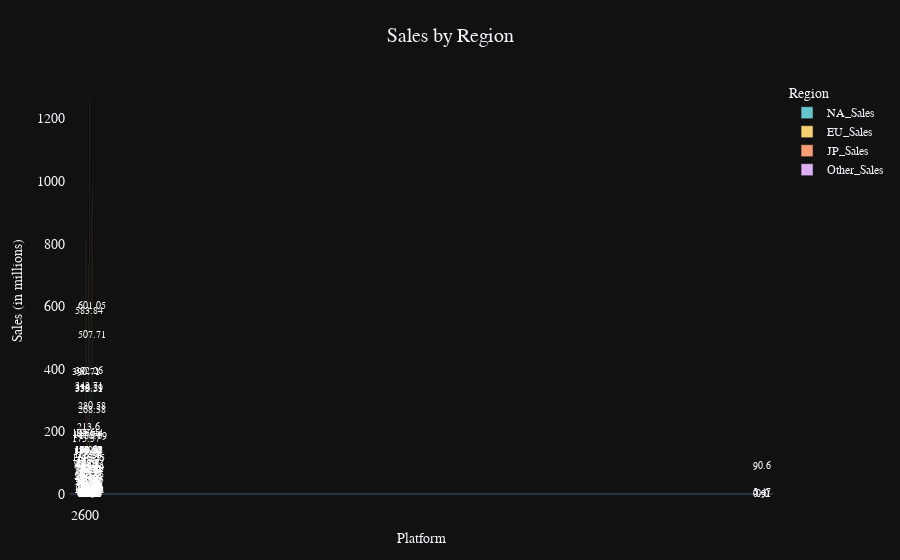

The code cell stored with this chart in its notebook:
### Code cell
# Group the data by platform and calculate the total sales by region
platform_sales = df.groupby(["Platform"])[["NA_Sales", "EU_Sales", "JP_Sales", "Other_Sales"]].sum()
platform_sales = platform_sales.reset_index()

# Create the bar chart
fig = px.bar(platform_sales, x="Platform", y=["NA_Sales", "EU_Sales", "JP_Sales", "Other_Sales"],
             color_discrete_sequence=px.colors.qualitative.Pastel,
             labels={"NA_Sales": "North America", "EU_Sales": "Europe", "JP_Sales": "Japan", "Other_Sales": "Other"},
             title="Sales by Region",
             template="plotly_dark")

# Set the font style
fig.update_layout(font_family='monospace')

# Add annotations to the bars
for trace in fig.data:
    for i in range(len(trace.y)):
        fig.add_annotation(x=trace.x[i], y=trace.y[i], text=round(trace.y[i], 2),
                           showarrow=False, font=dict(size=10, color='white'))

# Customize the layout
fig.update_layout(
    xaxis=dict(title='Platform', showgrid=False, tickfont=dict(size=14)),
    yaxis=dict(title='Sales (in millions)', showgrid=False, tickfont=dict(size=14)),
    legend=dict(title='Region', font=dict(size=12)),
    title=dict(font=dict(size=20), x=0.5, y=0.95),
    plot_bgcolor='rgba(0,0,0,0)',
    margin=dict(l=50, r=50, b=50, t=80, pad=4))

# Show the plot
fig.show()

### Figure 1 — Plotly figure (JSON) as saved in the notebook; plotly's stock layout.template omitted (floating-point values rounded to 4 significant figures)
{"data": [{"alignmentgroup": "True", "hovertemplate": "variable=NA_Sales<br>Platform=%{x}<br>value=%{y}<extra></extra>", "legendgroup": "NA_Sales", "marker": {"color": "rgb(102, 197, 204)", "pattern": {"shape": ""}}, "name": "NA_Sales", "offsetgroup": "NA_Sales", "orientation": "v", "showlegend": true, "textposition": "auto", "type": "bar", "x": ["2600", "3DO", "3DS", "DC", "DS", "GB", "GBA", "GC", "GEN", "GG", "N64", "NES", "NG", "PC", "PCFX", "PS", "PS2", "PS3", "PS4", "PSP", "PSV", "SAT", "SCD", "SNES", "TG16", "WS", "Wii", "WiiU", "X360", "XB", "XOne"], "xaxis": "x", "y": [90.6, 0, 78.87, 5.43, 390.7, 114.3, 187.5, 133.5, 19.27, 0, 139.0, 125.9, 0, 93.28, 0, 336.5, 583.8, 392.3, 96.8, 109.0, 16.2, 0.72, 1, 61.23, 0, 0, 507.7, 38.32, 601.0, 186.7, 83.19], "yaxis": "y"}, {"alignmentgroup": "True", "hovertemplate": "variable=EU_Sales<br>Platform=%{x}<br>value=%{y}<extra></extra>", "legendgroup": "EU_Sales", "marker": {"color": "rgb(246, 207, 113)", "pattern": {"shape": ""}}, "name": "EU_Sales", "offsetgroup": "EU_Sales", "orientation": "v", "showlegend": true, "textposition": "auto", "type": "bar", "x": ["2600", "3DO", "3DS", "DC", "DS", "GB", "GBA", "GC", "GEN", "GG", "N64", "NES", "NG", "PC", "PCFX", "PS", "PS2", "PS3", "PS4", "PSP", "PSV", "SAT", "SCD", "SNES", "TG16", "WS", "Wii", "WiiU", "X360", "XB", "XOne"], "xaxis": "x", "y": [5.47, 0, 58.52, 1.69, 194.7, 47.82, 75.25, 38.71, 5.52, 0, 41.06, 21.15, 0, 139.7, 0, 213.6, 339.3, 343.7, 123.7, 68.25, 16.33, 0.54, 0.36, 19.04, 0, 0, 268.4, 24.23, 280.6, 60.95, 45.65], "yaxis": "y"}, {"alignmentgroup": "True", "hovertemplate": "variable=JP_Sales<br>Platform=%{x}<br>value=%{y}<extra></extra>", "legendgroup": "JP_Sales", "marker": {"color": "rgb(248, 156, 116)", "pattern": {"shape": ""}}, "name": "JP_Sales", "offsetgroup": "JP_Sales", "orientation": "v", "showlegend": true, "textposition": "auto", "type": "bar", "x": ["2600", "3DO", "3DS", "DC", "DS", "GB", "GBA", "GC", "GEN", "GG", "N64", "NES", "NG", "PC", "PCFX", "PS", "PS2", "PS3", "PS4", "PSP", "PSV", "SAT", "SCD", "SNES", "TG16", "WS", "Wii", "WiiU", "X360", "XB", "XOne"], "xaxis": "x", "y": [0, 0.1, 97.35, 8.56, 175.6, 85.12, 47.33, 21.58, 2.67, 0.04, 34.22, 98.65, 1.44, 0.17, 0.03, 139.8, 139.2, 79.99, 14.3, 76.79, 20.96, 32.26, 0.45, 116.5, 0.16, 1.42, 69.35, 12.79, 12.43, 1.38, 0.34], "yaxis": "y"}, {"alignmentgroup": "True", "hovertemplate": "variable=Other_Sales<br>Platform=%{x}<br>value=%{y}<extra></extra>", "legendgroup": "Other_Sales", "marker": {"color": "rgb(220, 176, 242)", "pattern": {"shape": ""}}, "name": "Other_Sales", "offsetgroup": "Other_Sales", "orientation": "v", "showlegend": true, "textposition": "auto", "type": "bar", "x": ["2600", "3DO", "3DS", "DC", "DS", "GB", "GBA", "GC", "GEN", "GG", "N64", "NES", "NG", "PC", "PCFX", "PS", "PS2", "PS3", "PS4", "PSP", "PSV", "SAT", "SCD", "SNES", "TG16", "WS", "Wii", "WiiU", "X360", "XB", "XOne"], "xaxis": "x", "y": [0.91, 0, 12.63, 0.27, 60.53, 8.2, 7.73, 5.18, 0.89, 0, 4.38, 5.31, 0, 24.86, 0, 40.91, 193.4, 141.9, 43.36, 42.19, 8.45, 0.07, 0.05, 3.22, 0, 0, 80.61, 6.45, 85.54, 8.72, 11.92], "yaxis": "y"}], "layout": {"annotations": [{"font": {"color": "white", "size": 10}, "showarrow": false, "text": "90.6", "x": "2600", "y": 90.6}, {"font": {"color": "white", "size": 10}, "showarrow": false, "text": "0.0", "x": "3DO", "y": 0}, {"font": {"color": "white", "size": 10}, "showarrow": false, "text": "78.87", "x": "3DS", "y": 78.87}, {"font": {"color": "white", "size": 10}, "showarrow": false, "text": "5.43", "x": "DC", "y": 5.43}, {"font": {"color": "white", "size": 10}, "showarrow": false, "text": "390.71", "x": "DS", "y": 390.7}, {"font": {"color": "white", "size": 10}, "showarrow": false, "text": "114.32", "x": "GB", "y": 114.3}, {"font": {"color": "white", "size": 10}, "showarrow": false, "text": "187.54", "x": "GBA", "y": 187.5}, {"font": {"color": "white", "size": 10}, "showarrow": false, "text": "133.46", "x": "GC", "y": 133.5}, {"font": {"color": "white", "size": 10}, "showarrow": false, "text": "19.27", "x": "GEN", "y": 19.27}, {"font": {"color": "white", "size": 10}, "showarrow": false, "text": "0.0", "x": "GG", "y": 0}, {"font": {"color": "white", "size": 10}, "showarrow": false, "text": "139.02", "x": "N64", "y": 139.0}, {"font": {"color": "white", "size": 10}, "showarrow": false, "text": "125.94", "x": "NES", "y": 125.9}, {"font": {"color": "white", "size": 10}, "showarrow": false, "text": "0.0", "x": "NG", "y": 0}, {"font": {"color": "white", "size": 10}, "showarrow": false, "text": "93.28", "x": "PC", "y": 93.28}, {"font": {"color": "white", "size": 10}, "showarrow": false, "text": "0.0", "x": "PCFX", "y": 0}, {"font": {"color": "white", "size": 10}, "showarrow": false, "text": "336.51", "x": "PS", "y": 336.5}, {"font": {"color": "white", "size": 10}, "showarrow": false, "text": "583.84", "x": "PS2", "y": 583.8}, {"font": {"color": "white", "size": 10}, "showarrow": false, "text": "392.26", "x": "PS3", "y": 392.3}, {"font": {"color": "white", "size": 10}, "showarrow": false, "text": "96.8", "x": "PS4", "y": 96.8}, {"font": {"color": "white", "size": 10}, "showarrow": false, "text": "108.99", "x": "PSP", "y": 109.0}, {"font": {"color": "white", "size": 10}, "showarrow": false, "text": "16.2", "x": "PSV", "y": 16.2}, {"font": {"color": "white", "size": 10}, "showarrow": false, "text": "0.72", "x": "SAT", "y": 0.72}, {"font": {"color": "white", "size": 10}, "showarrow": false, "text": "1.0", "x": "SCD", "y": 1}, {"font": {"color": "white", "size": 10}, "showarrow": false, "text": "61.23", "x": "SNES", "y": 61.23}, {"font": {"color": "white", "size": 10}, "showarrow": false, "text": "0.0", "x": "TG16", "y": 0}, {"font": {"color": "white", "size": 10}, "showarrow": false, "text": "0.0", "x": "WS", "y": 0}, {"font": {"color": "white", "size": 10}, "showarrow": false, "text": "507.71", "x": "Wii", "y": 507.7}, {"font": {"color": "white", "size": 10}, "showarrow": false, "text": "38.32", "x": "WiiU", "y": 38.32}, {"font": {"color": "white", "size": 10}, "showarrow": false, "text": "601.05", "x": "X360", "y": 601.0}, {"font": {"color": "white", "size": 10}, "showarrow": false, "text": "186.69", "x": "XB", "y": 186.7}, {"font": {"color": "white", "size": 10}, "showarrow": false, "text": "83.19", "x": "XOne", "y": 83.19}, {"font": {"color": "white", "size": 10}, "showarrow": false, "text": "5.47", "x": "2600", "y": 5.47}, {"font": {"color": "white", "size": 10}, "showarrow": false, "text": "0.0", "x": "3DO", "y": 0}, {"font": {"color": "white", "size": 10}, "showarrow": false, "text": "58.52", "x": "3DS", "y": 58.52}, {"font": {"color": "white", "size": 10}, "showarrow": false, "text": "1.69", "x": "DC", "y": 1.69}, {"font": {"color": "white", "size": 10}, "showarrow": false, "text": "194.65", "x": "DS", "y": 194.7}, {"font": {"color": "white", "size": 10}, "showarrow": false, "text": "47.82", "x": "GB", "y": 47.82}, {"font": {"color": "white", "size": 10}, "showarrow": false, "text": "75.25", "x": "GBA", "y": 75.25}, {"font": {"color": "white", "size": 10}, "showarrow": false, "text": "38.71", "x": "GC", "y": 38.71}, {"font": {"color": "white", "size": 10}, "showarrow": false, "text": "5.52", "x": "GEN", "y": 5.52}, {"font": {"color": "white", "size": 10}, "showarrow": false, "text": "0.0", "x": "GG", "y": 0}, {"font": {"color": "white", "size": 10}, "showarrow": false, "text": "41.06", "x": "N64", "y": 41.06}, {"font": {"color": "white", "size": 10}, "showarrow": false, "text": "21.15", "x": "NES", "y": 21.15}, {"font": {"color": "white", "size": 10}, "showarrow": false, "text": "0.0", "x": "NG", "y": 0}, {"font": {"color": "white", "size": 10}, "showarrow": false, "text": "139.68", "x": "PC", "y": 139.7}, {"font": {"color": "white", "size": 10}, "showarrow": false, "text": "0.0", "x": "PCFX", "y": 0}, {"font": {"color": "white", "size": 10}, "showarrow": false, "text": "213.6", "x": "PS", "y": 213.6}, {"font": {"color": "white", "size": 10}, "showarrow": false, "text": "339.29", "x": "PS2", "y": 339.3}, {"font": {"color": "white", "size": 10}, "showarrow": false, "text": "343.71", "x": "PS3", "y": 343.7}, {"font": {"color": "white", "size": 10}, "showarrow": false, "text": "123.7", "x": "PS4", "y": 123.7}, {"font": {"color": "white", "size": 10}, "showarrow": false, "text": "68.25", "x": "PSP", "y": 68.25}, {"font": {"color": "white", "size": 10}, "showarrow": false, "text": "16.33", "x": "PSV", "y": 16.33}, {"font": {"color": "white", "size": 10}, "showarrow": false, "text": "0.54", "x": "SAT", "y": 0.54}, {"font": {"color": "white", "size": 10}, "showarrow": false, "text": "0.36", "x": "SCD", "y": 0.36}, {"font": {"color": "white", "size": 10}, "showarrow": false, "text": "19.04", "x": "SNES", "y": 19.04}, {"font": {"color": "white", "size": 10}, "showarrow": false, "text": "0.0", "x": "TG16", "y": 0}, {"font": {"color": "white", "size": 10}, "showarrow": false, "text": "0.0", "x": "WS", "y": 0}, {"font": {"color": "white", "size": 10}, "showarrow": false, "text": "268.38", "x": "Wii", "y": 268.4}, {"font": {"color": "white", "size": 10}, "showarrow": false, "text": "24.23", "x": "WiiU", "y": 24.23}, {"font": {"color": "white", "size": 10}, "showarrow": false, "text": "280.58", "x": "X360", "y": 280.6}, {"font": {"color": "white", "size": 10}, "showarrow": false, "text": "60.95", "x": "XB", "y": 60.95}, {"font": {"color": "white", "size": 10}, "showarrow": false, "text": "45.65", "x": "XOne", "y": 45.65}, {"font": {"color": "white", "size": 10}, "showarrow": false, "text": "0.0", "x": "2600", "y": 0}, {"font": {"color": "white", "size": 10}, "showarrow": false, "text": "0.1", "x": "3DO", "y": 0.1}, {"font": {"color": "white", "size": 10}, "showarrow": false, "text": "97.35", "x": "3DS", "y": 97.35}, {"font": {"color": "white", "size": 10}, "showarrow": false, "text": "8.56", "x": "DC", "y": 8.56}, {"font": {"color": "white", "size": 10}, "showarrow": false, "text": "175.57", "x": "DS", "y": 175.6}, {"font": {"color": "white", "size": 10}, "showarrow": false, "text": "85.12", "x": "GB", "y": 85.12}, {"font": {"color": "white", "size": 10}, "showarrow": false, "text": "47.33", "x": "GBA", "y": 47.33}, {"font": {"color": "white", "size": 10}, "showarrow": false, "text": "21.58", "x": "GC", "y": 21.58}, {"font": {"color": "white", "size": 10}, "showarrow": false, "text": "2.67", "x": "GEN", "y": 2.67}, {"font": {"color": "white", "size": 10}, "showarrow": false, "text": "0.04", "x": "GG", "y": 0.04}, {"font": {"color": "white", "size": 10}, "showarrow": false, "text": "34.22", "x": "N64", "y": 34.22}, {"font": {"color": "white", "size": 10}, "showarrow": false, "text": "98.65", "x": "NES", "y": 98.65}, {"font": {"color": "white", "size": 10}, "showarrow": false, "text": "1.44", "x": "NG", "y": 1.44}, {"font": {"color": "white", "size": 10}, "showarrow": false, "text": "0.17", "x": "PC", "y": 0.17}, {"font": {"color": "white", "size": 10}, "showarrow": false, "text": "0.03", "x": "PCFX", "y": 0.03}, {"font": {"color": "white", "size": 10}, "showarrow": false, "text": "139.82", "x": "PS", "y": 139.8}, {"font": {"color": "white", "size": 10}, "showarrow": false, "text": "139.2", "x": "PS2", "y": 139.2}, {"font": {"color": "white", "size": 10}, "showarrow": false, "text": "79.99", "x": "PS3", "y": 79.99}, {"font": {"color": "white", "size": 10}, "showarrow": false, "text": "14.3", "x": "PS4", "y": 14.3}, {"font": {"color": "white", "size": 10}, "showarrow": false, "text": "76.79", "x": "PSP", "y": 76.79}, {"font": {"color": "white", "size": 10}, "showarrow": false, "text": "20.96", "x": "PSV", "y": 20.96}, {"font": {"color": "white", "size": 10}, "showarrow": false, "text": "32.26", "x": "SAT", "y": 32.26}, {"font": {"color": "white", "size": 10}, "showarrow": false, "text": "0.45", "x": "SCD", "y": 0.45}, {"font": {"color": "white", "size": 10}, "showarrow": false, "text": "116.55", "x": "SNES", "y": 116.5}, {"font": {"color": "white", "size": 10}, "showarrow": false, "text": "0.16", "x": "TG16", "y": 0.16}, {"font": {"color": "white", "size": 10}, "showarrow": false, "text": "1.42", "x": "WS", "y": 1.42}, {"font": {"color": "white", "size": 10}, "showarrow": false, "text": "69.35", "x": "Wii", "y": 69.35}, {"font": {"color": "white", "size": 10}, "showarrow": false, "text": "12.79", "x": "WiiU", "y": 12.79}, {"font": {"color": "white", "size": 10}, "showarrow": false, "text": "12.43", "x": "X360", "y": 12.43}, {"font": {"color": "white", "size": 10}, "showarrow": false, "text": "1.38", "x": "XB", "y": 1.38}, {"font": {"color": "white", "size": 10}, "showarrow": false, "text": "0.34", "x": "XOne", "y": 0.34}, {"font": {"color": "white", "size": 10}, "showarrow": false, "text": "0.91", "x": "2600", "y": 0.91}, {"font": {"color": "white", "size": 10}, "showarrow": false, "text": "0.0", "x": "3DO", "y": 0}, {"font": {"color": "white", "size": 10}, "showarrow": false, "text": "12.63", "x": "3DS", "y": 12.63}, {"font": {"color": "white", "size": 10}, "showarrow": false, "text": "0.27", "x": "DC", "y": 0.27}, {"font": {"color": "white", "size": 10}, "showarrow": false, "text": "60.53", "x": "DS", "y": 60.53}, {"font": {"color": "white", "size": 10}, "showarrow": false, "text": "8.2", "x": "GB", "y": 8.2}, {"font": {"color": "white", "size": 10}, "showarrow": false, "text": "7.73", "x": "GBA", "y": 7.73}, {"font": {"color": "white", "size": 10}, "showarrow": false, "text": "5.18", "x": "GC", "y": 5.18}, {"font": {"color": "white", "size": 10}, "showarrow": false, "text": "0.89", "x": "GEN", "y": 0.89}, {"font": {"color": "white", "size": 10}, "showarrow": false, "text": "0.0", "x": "GG", "y": 0}, {"font": {"color": "white", "size": 10}, "showarrow": false, "text": "4.38", "x": "N64", "y": 4.38}, {"font": {"color": "white", "size": 10}, "showarrow": false, "text": "5.31", "x": "NES", "y": 5.31}, {"font": {"color": "white", "size": 10}, "showarrow": false, "text": "0.0", "x": "NG", "y": 0}, {"font": {"color": "white", "size": 10}, "showarrow": false, "text": "24.86", "x": "PC", "y": 24.86}, {"font": {"color": "white", "size": 10}, "showarrow": false, "text": "0.0", "x": "PCFX", "y": 0}, {"font": {"color": "white", "size": 10}, "showarrow": false, "text": "40.91", "x": "PS", "y": 40.91}, {"font": {"color": "white", "size": 10}, "showarrow": false, "text": "193.44", "x": "PS2", "y": 193.4}, {"font": {"color": "white", "size": 10}, "showarrow": false, "text": "141.93", "x": "PS3", "y": 141.9}, {"font": {"color": "white", "size": 10}, "showarrow": false, "text": "43.36", "x": "PS4", "y": 43.36}, {"font": {"color": "white", "size": 10}, "showarrow": false, "text": "42.19", "x": "PSP", "y": 42.19}, {"font": {"color": "white", "size": 10}, "showarrow": false, "text": "8.45", "x": "PSV", "y": 8.45}, {"font": {"color": "white", "size": 10}, "showarrow": false, "text": "0.07", "x": "SAT", "y": 0.07}, {"font": {"color": "white", "size": 10}, "showarrow": false, "text": "0.05", "x": "SCD", "y": 0.05}, {"font": {"color": "white", "size": 10}, "showarrow": false, "text": "3.22", "x": "SNES", "y": 3.22}, {"font": {"color": "white", "size": 10}, "showarrow": false, "text": "0.0", "x": "TG16", "y": 0}, {"font": {"color": "white", "size": 10}, "showarrow": false, "text": "0.0", "x": "WS", "y": 0}, {"font": {"color": "white", "size": 10}, "showarrow": false, "text": "80.61", "x": "Wii", "y": 80.61}, {"font": {"color": "white", "size": 10}, "showarrow": false, "text": "6.45", "x": "WiiU", "y": 6.45}, {"font": {"color": "white", "size": 10}, "showarrow": false, "text": "85.54", "x": "X360", "y": 85.54}, {"font": {"color": "white", "size": 10}, "showarrow": false, "text": "8.72", "x": "XB", "y": 8.72}, {"font": {"color": "white", "size": 10}, "showarrow": false, "text": "11.92", "x": "XOne", "y": 11.92}], "barmode": "relative", "font": {"family": "monospace"}, "legend": {"font": {"size": 12}, "title": {"text": "Region"}, "tracegroupgap": 0}, "margin": {"b": 50, "l": 50, "pad": 4, "r": 50, "t": 80}, "plot_bgcolor": "rgba(0,0,0,0)", "title": {"font": {"size": 20}, "text": "Sales by Region", "x": 0.5, "y": 0.95}, "xaxis": {"anchor": "y", "domain": [0, 1], "showgrid": false, "tickfont": {"size": 14}, "title": {"text": "Platform"}}, "yaxis": {"anchor": "x", "domain": [0, 1], "showgrid": false, "tickfont": {"size": 14}, "title": {"text": "Sales (in millions)"}}}}
